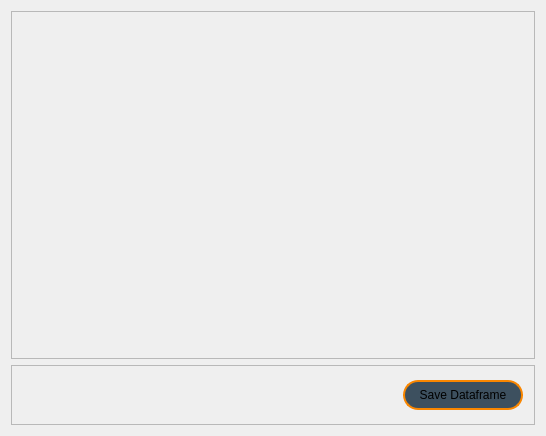
<?xml version="1.0" encoding="UTF-8"?>
<ui version="4.0">
 <class>WindButton_LonLatProfile</class>
 <widget class="QWidget" name="WindButton_LonLatProfile">
  <property name="geometry">
   <rect>
    <x>0</x>
    <y>0</y>
    <width>546</width>
    <height>436</height>
   </rect>
  </property>
  <property name="windowTitle">
   <string>Form</string>
  </property>
  <layout class="QVBoxLayout" name="verticalLayout_2">
   <item>
    <widget class="QFrame" name="frame">
     <property name="sizePolicy">
      <sizepolicy hsizetype="Expanding" vsizetype="Preferred">
       <horstretch>0</horstretch>
       <verstretch>0</verstretch>
      </sizepolicy>
     </property>
     <property name="frameShape">
      <enum>QFrame::Shape::StyledPanel</enum>
     </property>
     <property name="frameShadow">
      <enum>QFrame::Shadow::Raised</enum>
     </property>
    </widget>
   </item>
   <item>
    <widget class="QFrame" name="frame_2">
     <property name="sizePolicy">
      <sizepolicy hsizetype="Expanding" vsizetype="Preferred">
       <horstretch>0</horstretch>
       <verstretch>0</verstretch>
      </sizepolicy>
     </property>
     <property name="minimumSize">
      <size>
       <width>0</width>
       <height>60</height>
      </size>
     </property>
     <property name="maximumSize">
      <size>
       <width>16777215</width>
       <height>60</height>
      </size>
     </property>
     <property name="frameShape">
      <enum>QFrame::Shape::StyledPanel</enum>
     </property>
     <property name="frameShadow">
      <enum>QFrame::Shadow::Raised</enum>
     </property>
     <layout class="QHBoxLayout" name="horizontalLayout">
      <item>
       <layout class="QHBoxLayout" name="horizontalLayout_15">
        <property name="rightMargin">
         <number>0</number>
        </property>
        <item>
         <spacer name="horizontalSpacer_40">
          <property name="orientation">
           <enum>Qt::Orientation::Horizontal</enum>
          </property>
          <property name="sizeHint" stdset="0">
           <size>
            <width>18</width>
            <height>17</height>
           </size>
          </property>
         </spacer>
        </item>
        <item>
         <layout class="QHBoxLayout" name="horizontalLayout_6">
          <item>
           <widget class="QPushButton" name="SaveFigButton">
            <property name="minimumSize">
             <size>
              <width>120</width>
              <height>30</height>
             </size>
            </property>
            <property name="maximumSize">
             <size>
              <width>120</width>
              <height>30</height>
             </size>
            </property>
            <property name="styleSheet">
             <string notr="true">QPushButton{
	background-color: rgb(61, 80, 95);
	border-radius: 15px;
	border: 2px solid #F98600;
}

QPushButton:hover{
	color: #F98600;
	font-size: 14px;
}</string>
            </property>
            <property name="text">
             <string>Save Dataframe</string>
            </property>
           </widget>
          </item>
         </layout>
        </item>
        <item>
         <spacer name="horizontalSpacer_41">
          <property name="orientation">
           <enum>Qt::Orientation::Horizontal</enum>
          </property>
          <property name="sizeType">
           <enum>QSizePolicy::Policy::Fixed</enum>
          </property>
          <property name="sizeHint" stdset="0">
           <size>
            <width>2</width>
            <height>17</height>
           </size>
          </property>
         </spacer>
        </item>
       </layout>
      </item>
     </layout>
    </widget>
   </item>
  </layout>
 </widget>
 <resources>
  <include location="resouces.qrc"/>
 </resources>
 <connections/>
</ui>
